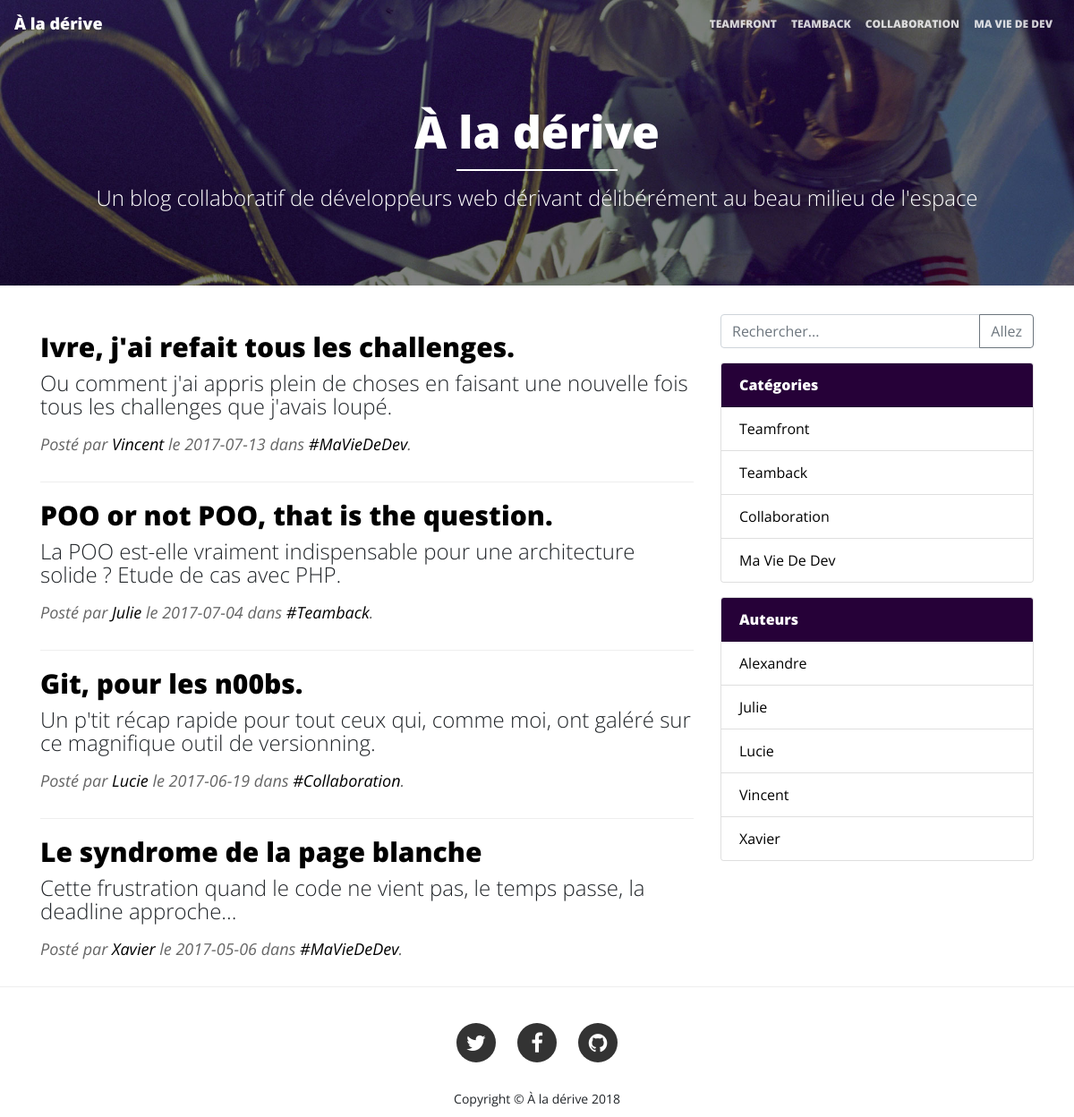
The page / on the database its author committed.
### tables this page shows
CREATE TABLE `categories` (
  `id` int(10) UNSIGNED NOT NULL,
  `name` varchar(32) NOT NULL,
  `position` int(10) UNSIGNED NOT NULL DEFAULT '0'
);

CREATE TABLE `posts` (
  `id` int(10) UNSIGNED NOT NULL,
  `authors_id` int(10) UNSIGNED NOT NULL,
  `categories_id` int(10) UNSIGNED NOT NULL,
  `title` varchar(64) NOT NULL,
  `short_text` varchar(255) NOT NULL,
  `text` text NOT NULL,
  `published_date` datetime NOT NULL,
  `views` mediumint(8) UNSIGNED NOT NULL DEFAULT '0'
);

CREATE TABLE `authors` (
  `id` int(10) UNSIGNED NOT NULL,
  `name` varchar(64) NOT NULL,
  `image` varchar(255) DEFAULT NULL,
  `email` varchar(255) DEFAULT NULL
);

### index.php (called while the page is built)
<?php
require(__DIR__.'/inc/config.php');
if (!empty($_GET['search'])) {
    $searchWords = $_GET['search'];
    $postsList = $dbData->searchPosts($searchWords);
}
else {
    $postsList = $dbData->getPosts();
}
require(__DIR__.'/views/home.php');

### classes/DBData.php (called while the page is built, shortened)
<?php
class DBData {
    private $pdo;
    public function __construct() {
        $dsn = 'mysql:dbname=oblog;host=localhost;charset=UTF8';
        $username = 'oblog';
        $password = 'oblog';
        try {
            $this->pdo = new PDO(
                $dsn,
                $username,
                $password,
                array(PDO::ATTR_ERRMODE => PDO::ERRMODE_WARNING)
            );
        }
        catch (PDOException $e) {
            die('Connection failed');
        }
    }
    public function getPosts() {
        $sql = '
            SELECT posts.*, authors.name AS author_name, categories.name AS category_name, DATE(posts.published_date) AS dateFormate
            FROM posts
            INNER JOIN categories ON categories.id = posts.categories_id
            INNER JOIN authors ON authors.id = posts.authors_id
            ORDER BY published_date DESC
        ';
        $pdoStatement = $this->pdo->query($sql);
        $allResults = $pdoStatement->fetchAll(PDO::FETCH_ASSOC);
        return $allResults;
    }
    public function getCategories() {
        $sql = '
            SELECT *
            FROM categories
            ORDER BY position ASC
        ';
        $pdoStatement = $this->pdo->query($sql);
        return $pdoStatement->fetchAll(PDO::FETCH_ASSOC);
    }
    public function getAuthors() {
        $sql = '
            SELECT *
            FROM authors
            ORDER BY name ASC
        ';
        $pdoStatement = $this->pdo->query($sql);
        return $pdoStatement->fetchAll(PDO::FETCH_ASSOC);
    }
}

### inc/config.php (called while the page is built)
<?php
require(__DIR__.'/../classes/DBData.php');
$dbData = new DBData();
$categoriesList = $dbData->getCategories();
$authorsList = $dbData->getAuthors();

### views/home.php (the view)
<?php include(__DIR__.'/header.php') ?>
    <div class="container">
      <div class="row">
        <main class="col-12 col-lg-8">
            <?php foreach ($postsList as $currentPost) : ?>
                <article>
                    <a class="title" href="post.php?id=<?= $currentPost['id'] ?>"><?= $currentPost['title'] ?></a>
                    <p><?= $currentPost['short_text'] ?></p>
                    <div class="infos">Posté par <span><?= $currentPost['author_name'] ?></span> le <?= $currentPost['dateFormate'] ?> dans <span>#<?= str_replace(' ', '', ucwords($currentPost['category_name'])) ?></span>.</div>
                </article>
            <?php endforeach; ?>
        </main>
        <?php include(__DIR__.'/aside.php'); ?>
      </div>
    </div>
<?php include(__DIR__.'/footer.php'); ?>

### views/header.php (shortened to what this page needs)
<!doctype html>
<html lang="en">
  <head>
    <link rel="stylesheet" href="https://maxcdn.bootstrapcdn.com/bootstrap/4.0.0/css/bootstrap.min.css">
    <link rel="stylesheet" href="https://maxcdn.bootstrapcdn.com/font-awesome/4.7.0/css/font-awesome.min.css">
    <link rel="stylesheet" href="./css/style.css">
  </head>
  <body>
    <header>
      <nav class="navbar navbar-expand-md navbar-light bg-light">
        <a class="navbar-brand" href="index.php">À la dérive</a>
        <div class="collapse navbar-collapse" id="navbarNavAltMarkup">
          <div class="navbar-nav ml-auto">
            <?php foreach ($categoriesList as $currentCategory) : ?>
                <a class="nav-item nav-link" href="category.php?id=<?= $currentCategory['id'] ?>"><?= $currentCategory['name'] ?></a>
            <?php endforeach; ?>
          </div>
        </div>
      </nav>
      <div class="jumbotron jumbotron-fluid d-md-none d-lg-block">
        <div class="container text-white text-center">
          <h1 class="display-4">À la dérive</h1>
          <hr>
          <p class="lead">Un blog collaboratif de développeurs web dérivant délibérément au beau milieu de l'espace</p>
        </div>
      </div>
    </header>

### views/aside.php
<aside class="d-none d-lg-block col-lg-4">
    <form action="index.php" method="get">
        <div class="input-group mb-3">
            <input type="text" class="form-control" placeholder="Rechercher..." name="search" value="" aria-label="Rechercher..." aria-describedby="basic-addon2">
            <div class="input-group-append">
                <button class="btn btn-outline-secondary">Allez</button>
            </div>
        </div>
    </form>
    <div class="card categories my-3">
        <div class="card-header">
            Catégories
        </div>
        <ul class="list-group list-group-flush">
            <?php foreach ($categoriesList as $currentCategory) :?>
                <li class="list-group-item"><a href="category.php?id=<?= $currentCategory['id'] ?>"><?= $currentCategory['name'] ?></a></li>
            <?php endforeach; ?>
        </ul>
    </div>
    <div class="card authors my-3">
        <div class="card-header">
            Auteurs
        </div>
        <ul class="list-group list-group-flush">
            <?php foreach ($authorsList as $currentAuthor) : ?>
            <li class="list-group-item"><a href="author.php?id=<?= $currentAuthor['id'] ?>"><?= $currentAuthor['name'] ?></a></li>
            <?php endforeach; ?>
        </ul>
    </div>
</aside>

### views/footer.php (shortened to what this page needs)
    <footer class="container-fluid text-center">
        <div class="social-networks">
            <a href=""><i class="fa fa-twitter" aria-hidden="true"></i></a>
            <a href=""><i class="fa fa-facebook" aria-hidden="true"></i></a>
            <a href=""><i class="fa fa-github" aria-hidden="true"></i></a>
        </div>
        <div class="copyright">
            Copyright &copy; À la dérive <?= date('Y') ?>
        </div>
    </footer>
</body>
</html>

### css/style.css (style rules this page uses)
html,body { font-family: "Open Sans", sans-serif; }
.card-header { background: #260138; color: white; font-weight: 800; }
header { background:url("../images/home-bg.jpg"); background-size: cover; }
.jumbotron { background: none; }
.navbar-light .navbar-nav .nav-link { font-weight: 800; text-transform: uppercase; font-size: 12px; }
.navbar-light .navbar-brand { font-weight: 800; font-size: 18px; }
.display-4 { font-size: 50px; font-weight: 800; }
.lead { font-size: 24px; font-weight: 300; }
.jumbotron hr { border: 1px solid white; margin: 12px auto; width: 16%; }
.card.categories a { text-transform: capitalize; }
.card.authors a { text-transform: capitalize; }
.card a { color: black; }
article { border-bottom: 1px solid #EEEEEE; padding: 20px 0 28px 0; }
main article:last-child { border: 0; }
article .title { font-size: 30px; font-weight: 800; line-height: 34px; color: black; }
article p { font-size: 24px; font-weight: 300; line-height: 26px; margin: 10px 0 16px 0; }
article .infos { font-style: italic; font-size: 18px; font-weight: 400; color: #666666; }
article .infos span { color: black; }
footer { border-top: 1px solid #EEEEEE; padding-top: 40px; }
.social-networks a { background: #333333; color: white; font-size: 24px; border-radius: 50%; width: 44px; height: 44px; display: inline-block; text-align: center; line-height: 44px; margin: 0 10px; }
footer .copyright { margin: 30px 0 10px 0; font-size: 14px; }
@media (min-width: 768px) { nav.navbar { background: none!important; } }
@media (min-width: 768px) { .navbar-light .navbar-brand { color: white; } }
@media (min-width: 768px) { .navbar-light .navbar-nav .nav-link { color : rgba(255,255,255,.8); } }

### rows shown on the page
categories: name "TEAMFRONT", name "Teamfront"
categories: name "TEAMBACK", name "Teamback"
categories: name "COLLABORATION", name "Collaboration"
categories: name "MA VIE DE DEV", name "Ma Vie De Dev"
posts: title "Ivre, j'ai refait tous les challenges.", short_text "Ou comment j'ai appris plein de choses en faisant une nouvelle fois tous les challenges que j'avais loupé.", authors.name "Vincent", dateFormate "2017-07-13", categories.name "MaVieDeDev"
posts: title "POO or not POO, that is the question.", short_text "La POO est-elle vraiment indispensable pour une architecture solide ? Etude de cas avec PHP.", authors.name "Julie", dateFormate "2017-07-04", categories.name "Teamback"
posts: title "Git, pour les n00bs.", short_text "Un p'tit récap rapide pour tout ceux qui, comme moi, ont galéré sur ce magnifique outil de versionning.", authors.name "Lucie", dateFormate "2017-06-19", categories.name "Collaboration"
posts: title "Le syndrome de la page blanche", short_text "Cette frustration quand le code ne vient pas, le temps passe, la deadline approche...", authors.name "Xavier", dateFormate "2017-05-06", categories.name "MaVieDeDev"
authors: name "Alexandre"
authors: name "Julie"
authors: name "Lucie"
authors: name "Vincent"
authors: name "Xavier"
